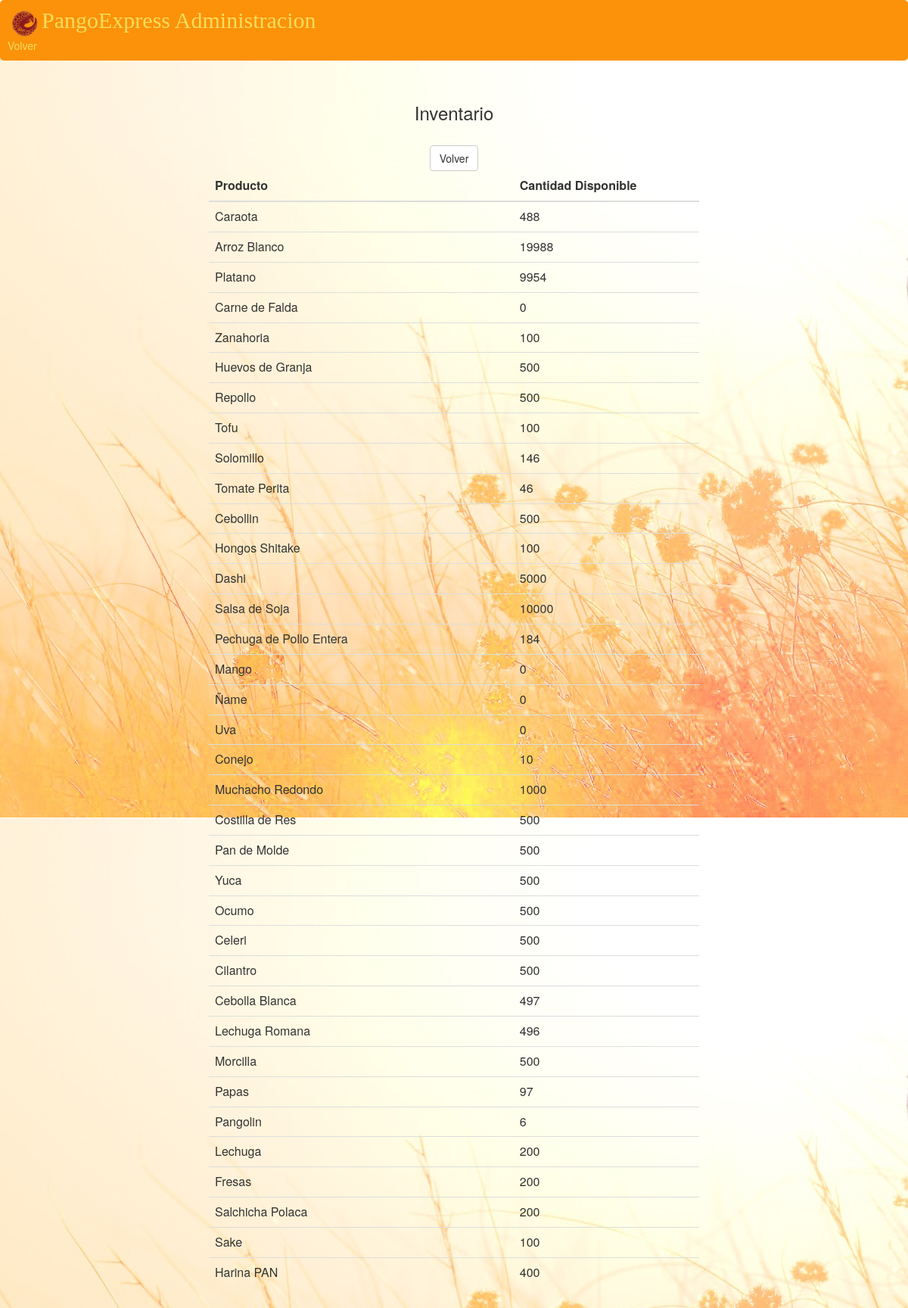
/administracion/ver_inventario/, run on the app's committed database.
### menu/models.py (models this page shows, shortened)
class Inventario(models.Model):
    establecimiento = models.ForeignKey(RESTAURANT)
    producto = models.ForeignKey(PRODUCTO)
    cantidad = models.IntegerField()
    class Meta:
        unique_together = ('establecimiento', 'producto')

class PRODUCTO(models.Model):
    id = models.AutoField(primary_key=True)
    nombre = models.CharField(max_length=50, unique=True)

### administracion/views.py (the view)
def ver_inventario(request):
    productos_disponibles = Inventario.objects.all()
    context = {"productos_disponibles" : productos_disponibles }
    return render(request, "administracion/verInventario.html", context)

### administracion/templates/administracion/verInventario.html
{% extends 'administracion/adminLayout.html' %}
{% load bootstrap3 %}
{% block main %}
	<h3> Inventario </h3>
	<br/>
	{% bootstrap_button "Volver" button_class="btn btn-default" href='/administracion' %}
	<br/>
	<table class="table table-hover">
		<thead>
            <tr>
                <th class="col-md-2"> Producto </th>
                <th class="col-md-1"> Cantidad Disponible </th>
            </tr>
        </thead>
        <tbody>
            {% for producto in productos_disponibles %}
                <tr>
                    <td class="col-md-2">{{producto.producto.nombre}}</td>
                    <td class="col-md-1">{{producto.cantidad}}</td>
                </tr>
            {% endfor %}
	</table>
{% endblock %}

### administracion/static/layoutStyle.css (style rules this page uses)
body { background: #d3d3d3 url('images/pan2.jpg'); top right no-repeat; background-attachment:fixed; }

### data on the page
Inventario: producto.nombre "Caraota", cantidad "488"
Inventario: producto.nombre "Arroz Blanco", cantidad "19988"
Inventario: producto.nombre "Platano", cantidad "9954"
Inventario: producto.nombre "Carne de Falda", cantidad "0"
Inventario: producto.nombre "Zanahoria", cantidad "100"
Inventario: producto.nombre "Huevos de Granja", cantidad "500"
Inventario: producto.nombre "Repollo", cantidad "500"
Inventario: producto.nombre "Tofu", cantidad "100"
Inventario: producto.nombre "Solomillo", cantidad "146"
Inventario: producto.nombre "Tomate Perita", cantidad "46"
Inventario: producto.nombre "Cebollin", cantidad "500"
Inventario: producto.nombre "Hongos Shitake", cantidad "100"
Inventario: producto.nombre "Dashi", cantidad "5000"
Inventario: producto.nombre "Salsa de Soja", cantidad "10000"
Inventario: producto.nombre "Pechuga de Pollo Entera", cantidad "184"
Inventario: producto.nombre "Mango", cantidad "0"
Inventario: producto.nombre "Ñame", cantidad "0"
Inventario: producto.nombre "Uva", cantidad "0"
Inventario: producto.nombre "Conejo", cantidad "10"
Inventario: producto.nombre "Muchacho Redondo", cantidad "1000"
Inventario: producto.nombre "Costilla de Res", cantidad "500"
Inventario: producto.nombre "Pan de Molde", cantidad "500"
Inventario: producto.nombre "Yuca", cantidad "500"
Inventario: producto.nombre "Ocumo", cantidad "500"
Inventario: producto.nombre "Celeri", cantidad "500"
Inventario: producto.nombre "Cilantro", cantidad "500"
Inventario: producto.nombre "Cebolla Blanca", cantidad "497"
Inventario: producto.nombre "Lechuga Romana", cantidad "496"
Inventario: producto.nombre "Morcilla", cantidad "500"
Inventario: producto.nombre "Papas", cantidad "97"
Inventario: producto.nombre "Pangolin", cantidad "6"
Inventario: producto.nombre "Lechuga", cantidad "200"
Inventario: producto.nombre "Fresas", cantidad "200"
Inventario: producto.nombre "Salchicha Polaca", cantidad "200"
Inventario: producto.nombre "Sake", cantidad "100"
Inventario: producto.nombre "Harina PAN", cantidad "400"
